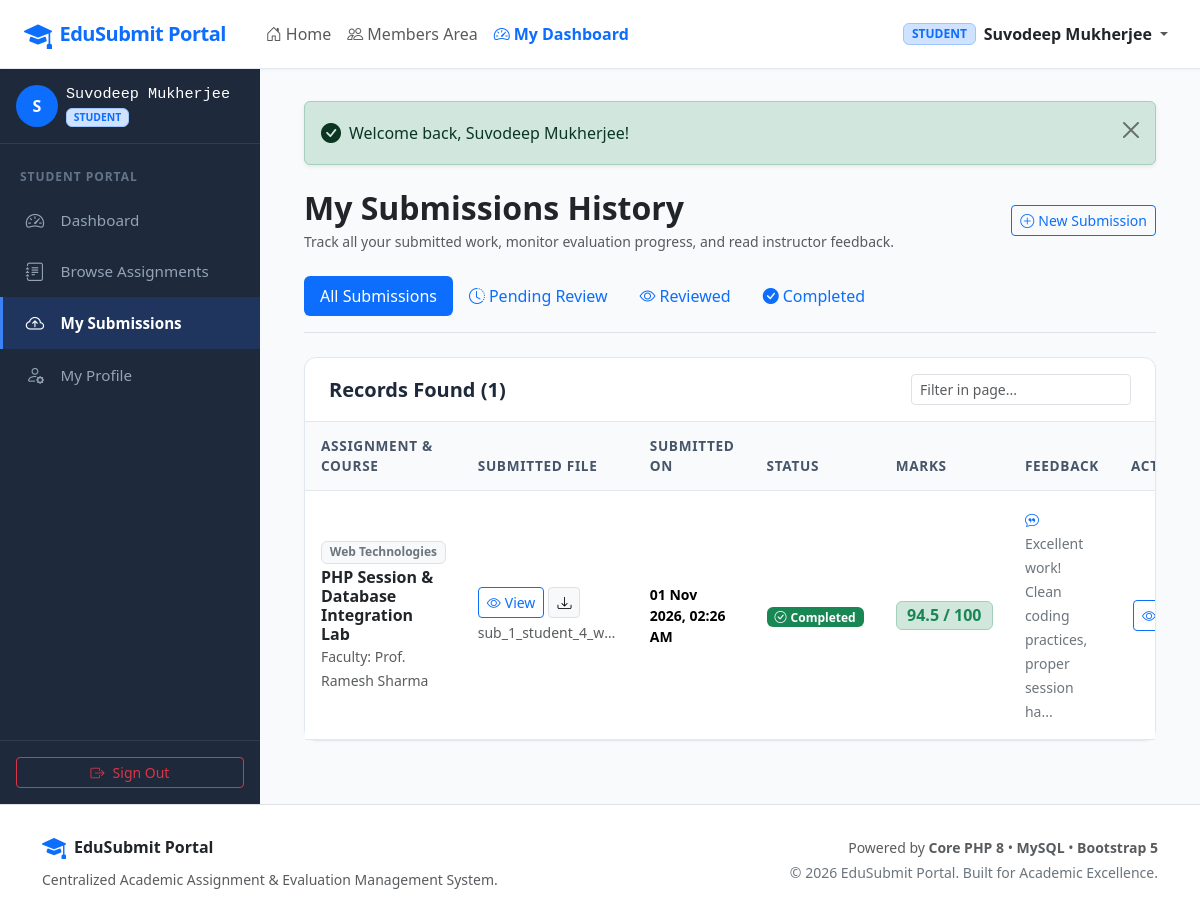
The app's page /student/submissions.php (signed in) with its own data.
### tables this page shows
CREATE TABLE `submissions` (
  `id` INT UNSIGNED AUTO_INCREMENT PRIMARY KEY,
  `student_id` INT UNSIGNED NOT NULL,
  `assignment_id` INT UNSIGNED NOT NULL,
  `file` VARCHAR(255) NOT NULL,
  `student_notes` TEXT DEFAULT NULL,
  `submit_date` TIMESTAMP DEFAULT CURRENT_TIMESTAMP,
  `marks` DECIMAL(5,2) DEFAULT NULL,
  `feedback` TEXT DEFAULT NULL,
  `status` ENUM('Pending', 'Reviewed', 'Completed') NOT NULL DEFAULT 'Pending',
  `evaluated_at` DATETIME DEFAULT NULL,
  `evaluated_by` INT UNSIGNED DEFAULT NULL,
  `updated_at` TIMESTAMP DEFAULT CURRENT_TIMESTAMP ON UPDATE CURRENT_TIMESTAMP,
  INDEX `idx_submissions_status` (`status`),
  INDEX `idx_submissions_student` (`student_id`),
  INDEX `idx_submissions_assignment` (`assignment_id`),
  UNIQUE KEY `unique_student_assignment` (`student_id`, `assignment_id`),
  CONSTRAINT `fk_submissions_student`
    FOREIGN KEY (`student_id`)
    REFERENCES `users` (`id`)
    ON DELETE CASCADE
    ON UPDATE CASCADE,
  CONSTRAINT `fk_submissions_assignment`
    FOREIGN KEY (`assignment_id`)
    REFERENCES `assignments` (`id`)
    ON DELETE CASCADE
    ON UPDATE CASCADE,
  CONSTRAINT `fk_submissions_evaluator`
    FOREIGN KEY (`evaluated_by`)
    REFERENCES `users` (`id`)
    ON DELETE SET NULL
    ON UPDATE CASCADE
);

CREATE TABLE `assignments` (
  `id` INT UNSIGNED AUTO_INCREMENT PRIMARY KEY,
  `teacher_id` INT UNSIGNED NOT NULL,
  `title` VARCHAR(200) NOT NULL,
  `subject` VARCHAR(100) NOT NULL,
  `description` TEXT NOT NULL,
  `deadline` DATETIME NOT NULL,
  `file` VARCHAR(255) DEFAULT NULL,
  `max_marks` INT UNSIGNED NOT NULL DEFAULT 100,
  `created_at` TIMESTAMP DEFAULT CURRENT_TIMESTAMP,
  `updated_at` TIMESTAMP DEFAULT CURRENT_TIMESTAMP ON UPDATE CURRENT_TIMESTAMP,
  INDEX `idx_assignments_subject` (`subject`),
  INDEX `idx_assignments_deadline` (`deadline`),
  INDEX `idx_assignments_teacher` (`teacher_id`),
  CONSTRAINT `fk_assignments_teacher`
    FOREIGN KEY (`teacher_id`)
    REFERENCES `users` (`id`)
    ON DELETE CASCADE
    ON UPDATE CASCADE
);

CREATE TABLE `users` (
  `id` INT UNSIGNED AUTO_INCREMENT PRIMARY KEY,
  `name` VARCHAR(100) NOT NULL,
  `email` VARCHAR(150) NOT NULL UNIQUE,
  `password` VARCHAR(255) NOT NULL,
  `role` ENUM('admin', 'teacher', 'student') NOT NULL DEFAULT 'student',
  `phone` VARCHAR(20) DEFAULT NULL,
  `bio` TEXT DEFAULT NULL,
  `avatar` VARCHAR(255) DEFAULT NULL,
  `status` ENUM('active', 'inactive') NOT NULL DEFAULT 'active',
  `created_at` TIMESTAMP DEFAULT CURRENT_TIMESTAMP,
  `updated_at` TIMESTAMP DEFAULT CURRENT_TIMESTAMP ON UPDATE CURRENT_TIMESTAMP,
  INDEX `idx_users_role` (`role`),
  INDEX `idx_users_email` (`email`)
);

### student/submissions.php (the view, shortened to what this page needs)
<?php
require_once __DIR__ . '/../config/config.php';
$studentId = (int)$_SESSION['user_id'];
$pdo = getDBConnection();
$filterStatus = trim($_GET['status'] ?? 'all');
$sql = "
    SELECT s.*,
           a.title AS assignment_title,
           a.subject,
           a.deadline,
           a.max_marks,
           u.name AS teacher_name,
           eval.name AS evaluator_name
    FROM submissions s
    JOIN assignments a ON s.assignment_id = a.id
    JOIN users u ON a.teacher_id = u.id
    LEFT JOIN users eval ON s.evaluated_by = eval.id
    WHERE s.student_id = :sid
";
$params = ['sid' => $studentId];
$sql .= " ORDER BY s.submit_date DESC";
$submissions = [];
try {
    $stmt = $pdo->prepare($sql);
    $stmt->execute($params);
    $submissions = $stmt->fetchAll();
} catch (PDOException $e) {
}
require_once __DIR__ . '/../includes/header.php';
?>
<div class="dashboard-wrapper">
    <?php require_once __DIR__ . '/../includes/sidebar.php'; ?>
    <main class="main-content">
        <div class="container-fluid">
            <?php echo renderFlashMessages(); ?>
            <div class="d-flex flex-wrap align-items-center justify-content-between mb-4">
                <div>
                    <h2 class="fw-bold text-dark mb-1">My Submissions History</h2>
                    <p class="text-muted small mb-0">Track all your submitted work, monitor evaluation progress, and read instructor feedback.</p>
                </div>
                <div class="mt-3 mt-md-0">
                    <a href="<?php echo BASE_URL; ?>/student/assignments.php" class="btn btn-outline-primary btn-sm">
                        <i class="bi bi-plus-circle me-1"></i>New Submission
                    </a>
                </div>
            </div>
            <ul class="nav nav-pills mb-4 border-bottom pb-3">
                <li class="nav-item">
                    <a class="nav-link <?php echo $filterStatus === 'all' ? 'active' : ''; ?>" href="<?php echo e($_SERVER['PHP_SELF']); ?>?status=all">
                        All Submissions
                    </a>
                </li>
                <li class="nav-item">
                    <a class="nav-link <?php echo $filterStatus === 'pending' ? 'active' : ''; ?>" href="<?php echo e($_SERVER['PHP_SELF']); ?>?status=pending">
                        <i class="bi bi-clock-history me-1"></i>Pending Review
                    </a>
                </li>
                <li class="nav-item">
                    <a class="nav-link <?php echo $filterStatus === 'reviewed' ? 'active' : ''; ?>" href="<?php echo e($_SERVER['PHP_SELF']); ?>?status=reviewed">
                        <i class="bi bi-eye me-1"></i>Reviewed
                    </a>
                </li>
                <li class="nav-item">
                    <a class="nav-link <?php echo $filterStatus === 'completed' ? 'active' : ''; ?>" href="<?php echo e($_SERVER['PHP_SELF']); ?>?status=completed">
                        <i class="bi bi-check-circle-fill me-1"></i>Completed
                    </a>
                </li>
            </ul>
            <div class="custom-card">
                <div class="custom-card-header">
                    <h5 class="mb-0 fw-bold">Records Found (<?php echo count($submissions); ?>)</h5>
                    <input type="text" class="form-control form-control-sm w-auto" placeholder="Filter in page..." data-table-filter="#submissionsTable">
                </div>
                <div class="table-responsive">
                    <table class="table table-custom align-middle" id="submissionsTable">
                        <thead>
                            <tr>
                                <th>Assignment &amp; Course</th>
                                <th>Submitted File</th>
                                <th>Submitted On</th>
                                <th>Status</th>
                                <th>Marks</th>
                                <th>Feedback</th>
                                <th class="text-end">Actions</th>
                            </tr>
                        </thead>
                        <tbody>
                            <?php if (!empty($submissions)): ?>
                                <?php foreach ($submissions as $sub): ?>
                                    <tr>
                                        <td>
                                            <span class="badge bg-light text-secondary border mb-1 small"><?php echo e($sub['subject']); ?></span>
                                            <h6 class="mb-0 fw-bold">
                                                <a href="<?php echo BASE_URL; ?>/student/assignment_details.php?id=<?php echo (int)$sub['assignment_id']; ?>" class="text-dark text-decoration-none">
                                                    <?php echo e($sub['assignment_title']); ?>
                                                </a>
                                            </h6>
                                            <small class="text-muted">Faculty: <?php echo e($sub['teacher_name']); ?></small>
                                        </td>
                                        <td>
                                            <div class="d-flex flex-column gap-1">
                                                <div class="d-flex gap-1">
                                                    <a href="<?php echo BASE_URL; ?>/download.php?type=submission&id=<?php echo (int)$sub['id']; ?>&action=view" target="_blank" class="btn btn-sm btn-outline-primary" title="View Document in Browser">
                                                        <i class="bi bi-eye me-1"></i>View
                                                    </a>
                                                    <a href="<?php echo BASE_URL; ?>/download.php?type=submission&id=<?php echo (int)$sub['id']; ?>&action=download" class="btn btn-sm btn-light border" title="Download File">
                                                        <i class="bi bi-download"></i>
                                                    </a>
                                                </div>
                                                <small class="text-muted text-truncate" style="max-width: 140px;"><?php echo e(basename($sub['file'])); ?></small>
                                            </div>
                                        </td>
                                        <td>
                                            <div class="small fw-semibold"><?php echo formatDate($sub['submit_date']); ?></div>
                                        </td>
                                        <td>
                                            <?php echo renderStatusBadge($sub['status']); ?>
                                        </td>
                                        <td>
                                            <?php if ($sub['marks'] !== null): ?>
                                                <span class="badge bg-success-subtle text-success fs-6 border border-success-subtle fw-bold">
                                                    <?php echo (float)$sub['marks']; ?> / <?php echo (int)$sub['max_marks']; ?>
                                                </span>
                                            <?php else: ?>
                                                <span class="text-muted small fst-italic">Pending</span>
                                            <?php endif; ?>
                                        </td>
                                        <td style="max-width: 250px;">
                                            <?php if (!empty($sub['feedback'])): ?>
                                                <span class="small text-secondary" title="<?php echo e($sub['feedback']); ?>">
                                                    <i class="bi bi-chat-quote text-primary me-1"></i>
                                                    <?php echo e(mb_strimwidth($sub['feedback'], 0, 60, '...')); ?>
                                                </span>
                                            <?php else: ?>
                                                <span class="text-muted small">—</span>
                                            <?php endif; ?>
                                        </td>
                                        <td class="text-end">
                                            <div class="btn-group btn-group-sm">
                                                <a href="<?php echo BASE_URL; ?>/student/assignment_details.php?id=<?php echo (int)$sub['assignment_id']; ?>" class="btn btn-outline-primary" title="View Details">
                                                    <i class="bi bi-eye"></i>
                                                </a>
                                            </div>
                                        </td>
                                    </tr>
                                <?php endforeach; ?>
                            <?php endif; ?>
                        </tbody>
                    </table>
                </div>
            </div>
        </div>
    </main>
</div>
<?php require_once __DIR__ . '/../includes/footer.php'; ?>

### config/config.php (shortened to what this page needs)
<?php
function e($data): string {
    return htmlspecialchars((string)($data ?? ''), ENT_QUOTES, 'UTF-8');
}
function getFlashes(): array {
    $flashes = $_SESSION['flash'] ?? [];
    return $flashes;
}
function renderFlashMessages(): string {
    $flashes = getFlashes();
    $html = '<div class="flash-messages-container mb-4">';
    foreach ($flashes as $f) {
        $alertType = e($f['type']);
        $icon = match ($alertType) {
            'success' => 'bi-check-circle-fill',
            'danger'  => 'bi-exclamation-triangle-fill',
            'warning' => 'bi-exclamation-circle-fill',
            default   => 'bi-info-circle-fill',
        };
        $html .= sprintf(
            '<div class="alert alert-%s alert-dismissible fade show d-flex align-items-center shadow-sm" role="alert">' .
            '<i class="bi %s me-2 fs-5"></i>' .
            '<div>%s</div>' .
            '<button type="button" class="btn-close" data-bs-dismiss="alert" aria-label="Close"></button>' .
            '</div>',
            $alertType,
            $icon,
            e($f['message'])
        );
    }
    $html .= '</div>';
    return $html;
}
function formatDate(?string $datetime, string $format = 'd M Y, h:i A'): string {
    $dt = new DateTime($datetime);
    return $dt->format($format);
}
function renderStatusBadge(string $status): string {
    return match (strtolower($status)) {
        'completed' => '<span class="badge bg-success text-white px-2 py-1"><i class="bi bi-check-circle me-1"></i>Completed</span>',
        'reviewed'  => '<span class="badge bg-info text-dark px-2 py-1"><i class="bi bi-eye me-1"></i>Reviewed</span>',
        'pending'   => '<span class="badge bg-warning text-dark px-2 py-1"><i class="bi bi-clock-history me-1"></i>Pending</span>',
        default     => '<span class="badge bg-secondary">' . e($status) . '</span>',
    };
}

### assets/css/style.css (style rules this page uses)
:root { --primary-color: #2563eb; --primary-hover: #1d4ed8; --secondary-color: #475569; --dark-bg: #0f172a; --sidebar-bg: #1e293b; --sidebar-active: #3b82f6; --content-bg: #f8fafc; --card-border: #e2e8f0; }
body { background-color: var(--content-bg); font-family: 'Segoe UI', system-ui, -apple-system, sans-serif; color: #1e293b; min-height: 100vh; display: flex; flex-direction: column; }
.dashboard-wrapper { display: flex; flex: 1; min-height: calc(100vh - 65px); }
.main-content { flex: 1; padding: 2rem; overflow-y: auto; background-color: var(--content-bg); }
.custom-card { background: #ffffff; border-radius: 12px; border: 1px solid var(--card-border); box-shadow: 0 1px 3px rgba(0,0,0,0.03); margin-bottom: 1.5rem; }
.custom-card-header { background-color: transparent; border-bottom: 1px solid var(--card-border); padding: 1rem 1.5rem; display: flex; align-items: center; justify-content: space-between; }
.table-custom { margin-bottom: 0; }
.table-custom th { background-color: #f8fafc; color: #475569; font-weight: 600; font-size: 0.85rem; text-transform: uppercase; letter-spacing: 0.05em; border-bottom: 1px solid var(--card-border); padding: 0.85rem 1rem; }
.table-custom td { padding: 1rem; vertical-align: middle; border-bottom: 1px solid var(--card-border); }
.flash-messages-container { animation: fadeIn 0.3s ease-in; }

### records on screen
submissions: assignment.subject "Web Technologies", assignment.title "PHP Session & Database Integration Lab", evaluated_by.name "Prof. Ramesh Sharma", file "sub_1_student_4_w…", submit_date "01 Nov 2026, 02:26 AM", status "Completed", marks "94.5", assignment.max_marks "100", feedback "Excellent work! Clean coding practices, proper session ha..."

### other values on screen
APP_NAME "EduSubmit Portal"
$user['role'] "STUDENT"
$user['name'] "Suvodeep Mukherjee"
substr($user['name'] ?? 'U', 0, 1) "S"
$role "STUDENT"
count($submissions) "1"
